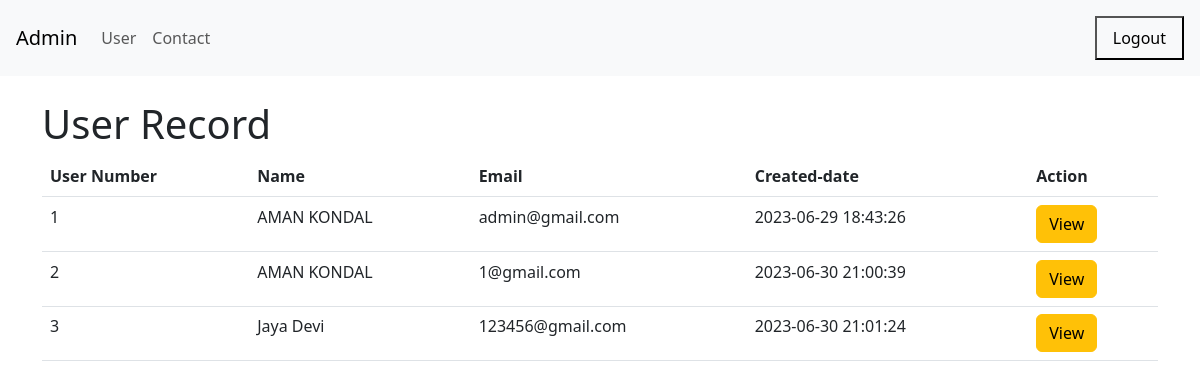
Page /admin/admin-view.php (signed in) on the committed database.
### tables this page shows
CREATE TABLE `user` (
  `id` int(5) NOT NULL,
  `name` varchar(20) NOT NULL,
  `email` varchar(50) NOT NULL,
  `password` varchar(10) NOT NULL,
  `type` int(11) DEFAULT 0,
  `createddate` datetime DEFAULT NULL,
  `isfiled` int(11) NOT NULL DEFAULT 0
);

### admin/admin-view.php (the view, shortened to what this page needs)
<?php
include '../include/main.php';
?>
<!DOCTYPE html>
<html>
<head>
    <link href="https://cdn.jsdelivr.net/npm/bootstrap@5.3.0-alpha1/dist/css/bootstrap.min.css" rel="stylesheet">
</head>
<body>
    <div class="relative w-full bg-white">
        <nav class="navbar navbar-expand-lg navbar-light bg-light p-3">
            <a class="navbar-brand" href="#">Admin </a>
            <div class="collapse navbar-collapse" id="navbarNav">
                <ul class="navbar-nav">
                    <li class="nav-item active">
                        <a class="nav-link" href="admin-view.php">User</a>
                    </li>
                    <li class="nav-item">
                        <a class="nav-link" href="contact.php">Contact</a>
                    </li>
                </ul>
            </div>
            <a href="../logout.php"><button type="button" type="logout" class="rounded-md bg-transparent px-3 py-2 text-sm font-semibold text-black hover:bg-black/10 focus-visible:outline focus-visible:outline-2 focus-visible:outline-offset-2 focus-visible:outline-black">
                    Logout
                </button></a>
    </div>
    <div class="container">
        <br />
        <h1>User Record</h1>
        <table class="table">
            <thead class="thead-dark">
                <tr>
                    <th scope="col">User Number</th>
                    <th scope="col">Name</th>
                    <th scope="col">Email</th>
                    <th scope="col">Created-date</th>
                    <th scope="col">Action</th>
                </tr>
            </thead>
            <tbody>
                <?php
                $query = "SELECT * FROM user";
                $result = mysqli_query($conn, $query);
                if ($result) {
                    if (mysqli_num_rows($result) > 0) {
                        $count = 1;
                        foreach ($result as $data) {
                ?>
            <tbody>
                <tr>
                    <td><?= $count++ ?></td>
                    <td><?= $data['name'] ?></td>
                    <td><?= $data['email'] ?></td>
                    <td><?= $data['createddate'] ?></td>
                    <td>
    <a href="view-data.php?id=<?= $data['id'] ?>" onclick="return confirm('Are you sure you want to view the profile?')" class="btn btn-warning btn-xs" title="View Profile">View</a>
</td>
                </tr>
                <tr>
        <?php
                        }
                    } else {
                        echo "<tr><td colspan='4'>No data found.</td></tr>";
                    }
                } else {
                    echo "Error in query execution: " . mysqli_error($conn);
                }
        ?>
            </tbody>
        </table>
    </div>
</body>

### rows in the picture
user: name "AMAN KONDAL", email "admin@gmail.com", createddate "2023-06-29 18:43:26"
user: name "AMAN KONDAL", email "1@gmail.com", createddate "2023-06-30 21:00:39"
user: name "Jaya Devi", email "123456@gmail.com", createddate "2023-06-30 21:01:24"
